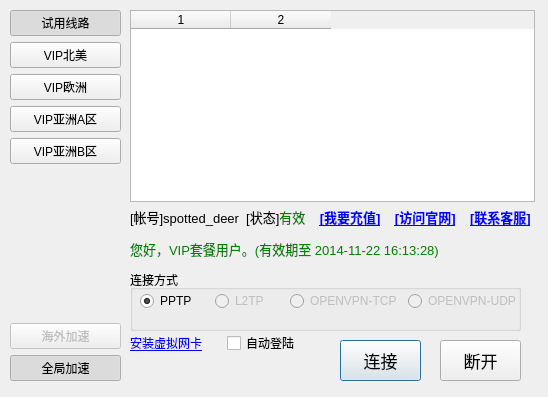
<?xml version="1.0" encoding="UTF-8"?>
<ui version="4.0">
 <class>ListDialog</class>
 <widget class="QDialog" name="ListDialog">
  <property name="geometry">
   <rect>
    <x>0</x>
    <y>0</y>
    <width>548</width>
    <height>397</height>
   </rect>
  </property>
  <property name="windowTitle">
   <string>GreenVPN</string>
  </property>
  <widget class="QLabel" name="label">
   <property name="geometry">
    <rect>
     <x>130</x>
     <y>200</y>
     <width>401</width>
     <height>61</height>
    </rect>
   </property>
   <property name="text">
    <string>&lt;div style=&quot;FONT-SIZE: 10pt; line-height: 25px;&quot;&gt;
&lt;p&gt;[帐号]spotted_deer&amp;nbsp;&amp;nbsp;[状态]&lt;font color='green'&gt;有效&lt;/font&gt;&amp;nbsp;&amp;nbsp;&amp;nbsp;&amp;nbsp;&lt;a href='http://www.greenjsq.info/vip.html' target='_blank'&gt;&lt;b&gt;[我要充值]&lt;/b&gt;&lt;/a&gt;&amp;nbsp;&amp;nbsp;&amp;nbsp;&amp;nbsp;&lt;a href='http://www.greenjsq.info/index.php' target='_blank'&gt;&lt;b&gt;[访问官网]&lt;/b&gt;&lt;/a&gt;
    &amp;nbsp;&amp;nbsp;
    &lt;b&gt;&lt;a href=&quot;#&quot; onclick=&quot;javascript:window.open('http://b.qq.com/webc.htm?new=0&amp;amp;sid=800019962&amp;amp;eid=2188z8p8p8p8q80808x8K&amp;amp;o=http://www.greenjsq.info/&amp;amp;q=7&amp;amp;ref='+document.location, '_blank', 'height=544, width=644,toolbar=no,scrollbars=no,menubar=no,status=no');&quot;&gt;[联系客服]&lt;/a&gt;&lt;/b&gt;&lt;/p&gt;
&lt;p&gt;&lt;font color='green'&gt;您好，VIP套餐用户。(有效期至 2014-11-22 16:13:28)&lt;/font&gt;&lt;/p&gt;
&lt;/div&gt;
</string>
   </property>
  </widget>
  <widget class="QWidget" name="layoutWidget">
   <property name="geometry">
    <rect>
     <x>10</x>
     <y>10</y>
     <width>111</width>
     <height>371</height>
    </rect>
   </property>
   <layout class="QVBoxLayout" name="verticalLayout">
    <item>
     <widget class="QPushButton" name="testButton">
      <property name="text">
       <string>试用线路</string>
      </property>
      <property name="checkable">
       <bool>true</bool>
      </property>
      <property name="checked">
       <bool>true</bool>
      </property>
      <property name="autoDefault">
       <bool>false</bool>
      </property>
      <property name="default">
       <bool>false</bool>
      </property>
      <attribute name="buttonGroup">
       <string notr="true">areaGroup</string>
      </attribute>
     </widget>
    </item>
    <item>
     <widget class="QPushButton" name="nAmericaButton">
      <property name="text">
       <string>VIP北美</string>
      </property>
      <property name="checkable">
       <bool>true</bool>
      </property>
      <property name="autoDefault">
       <bool>false</bool>
      </property>
      <attribute name="buttonGroup">
       <string notr="true">areaGroup</string>
      </attribute>
     </widget>
    </item>
    <item>
     <widget class="QPushButton" name="europeButton">
      <property name="text">
       <string>VIP欧洲</string>
      </property>
      <property name="checkable">
       <bool>true</bool>
      </property>
      <property name="autoDefault">
       <bool>false</bool>
      </property>
      <attribute name="buttonGroup">
       <string notr="true">areaGroup</string>
      </attribute>
     </widget>
    </item>
    <item>
     <widget class="QPushButton" name="asiaaButton">
      <property name="text">
       <string>VIP亚洲A区</string>
      </property>
      <property name="checkable">
       <bool>true</bool>
      </property>
      <property name="autoDefault">
       <bool>false</bool>
      </property>
      <attribute name="buttonGroup">
       <string notr="true">areaGroup</string>
      </attribute>
     </widget>
    </item>
    <item>
     <widget class="QPushButton" name="asiabButton">
      <property name="text">
       <string>VIP亚洲B区</string>
      </property>
      <property name="checkable">
       <bool>true</bool>
      </property>
      <property name="autoDefault">
       <bool>false</bool>
      </property>
      <attribute name="buttonGroup">
       <string notr="true">areaGroup</string>
      </attribute>
     </widget>
    </item>
    <item>
     <spacer name="verticalSpacer">
      <property name="orientation">
       <enum>Qt::Vertical</enum>
      </property>
      <property name="sizeHint" stdset="0">
       <size>
        <width>20</width>
        <height>40</height>
       </size>
      </property>
     </spacer>
    </item>
    <item>
     <widget class="QPushButton" name="foreignButton">
      <property name="enabled">
       <bool>false</bool>
      </property>
      <property name="text">
       <string>海外加速</string>
      </property>
      <property name="checkable">
       <bool>true</bool>
      </property>
      <property name="autoDefault">
       <bool>false</bool>
      </property>
      <attribute name="buttonGroup">
       <string notr="true">rangeGroup</string>
      </attribute>
     </widget>
    </item>
    <item>
     <widget class="QPushButton" name="allButton">
      <property name="text">
       <string>全局加速</string>
      </property>
      <property name="checkable">
       <bool>true</bool>
      </property>
      <property name="checked">
       <bool>true</bool>
      </property>
      <property name="autoDefault">
       <bool>false</bool>
      </property>
      <property name="default">
       <bool>false</bool>
      </property>
      <attribute name="buttonGroup">
       <string notr="true">rangeGroup</string>
      </attribute>
     </widget>
    </item>
   </layout>
  </widget>
  <widget class="QGroupBox" name="groupBox">
   <property name="geometry">
    <rect>
     <x>130</x>
     <y>270</y>
     <width>391</width>
     <height>61</height>
    </rect>
   </property>
   <property name="contextMenuPolicy">
    <enum>Qt::DefaultContextMenu</enum>
   </property>
   <property name="title">
    <string>连接方式</string>
   </property>
   <property name="flat">
    <bool>false</bool>
   </property>
   <widget class="QWidget" name="layoutWidget">
    <property name="geometry">
     <rect>
      <x>10</x>
      <y>20</y>
      <width>381</width>
      <height>23</height>
     </rect>
    </property>
    <layout class="QHBoxLayout" name="horizontalLayout">
     <item>
      <widget class="QRadioButton" name="radioButton">
       <property name="font">
        <font>
         <pointsize>9</pointsize>
        </font>
       </property>
       <property name="text">
        <string>PPTP</string>
       </property>
       <property name="checked">
        <bool>true</bool>
       </property>
      </widget>
     </item>
     <item>
      <widget class="QRadioButton" name="radioButton_2">
       <property name="enabled">
        <bool>false</bool>
       </property>
       <property name="font">
        <font>
         <pointsize>9</pointsize>
        </font>
       </property>
       <property name="text">
        <string>L2TP</string>
       </property>
      </widget>
     </item>
     <item>
      <widget class="QRadioButton" name="radioButton_3">
       <property name="enabled">
        <bool>false</bool>
       </property>
       <property name="font">
        <font>
         <pointsize>9</pointsize>
        </font>
       </property>
       <property name="text">
        <string>OPENVPN-TCP</string>
       </property>
      </widget>
     </item>
     <item>
      <widget class="QRadioButton" name="radioButton_4">
       <property name="enabled">
        <bool>false</bool>
       </property>
       <property name="font">
        <font>
         <pointsize>9</pointsize>
        </font>
       </property>
       <property name="text">
        <string>OPENVPN-UDP</string>
       </property>
      </widget>
     </item>
    </layout>
   </widget>
  </widget>
  <widget class="QPushButton" name="pushButton">
   <property name="geometry">
    <rect>
     <x>340</x>
     <y>340</y>
     <width>81</width>
     <height>41</height>
    </rect>
   </property>
   <property name="font">
    <font>
     <pointsize>13</pointsize>
    </font>
   </property>
   <property name="text">
    <string>连接</string>
   </property>
   <property name="default">
    <bool>true</bool>
   </property>
  </widget>
  <widget class="QPushButton" name="pushButton_2">
   <property name="geometry">
    <rect>
     <x>440</x>
     <y>340</y>
     <width>81</width>
     <height>41</height>
    </rect>
   </property>
   <property name="font">
    <font>
     <pointsize>13</pointsize>
    </font>
   </property>
   <property name="text">
    <string>断开</string>
   </property>
  </widget>
  <widget class="QTableWidget" name="lineWidget">
   <property name="geometry">
    <rect>
     <x>130</x>
     <y>10</y>
     <width>405</width>
     <height>192</height>
    </rect>
   </property>
   <property name="editTriggers">
    <set>QAbstractItemView::NoEditTriggers</set>
   </property>
   <property name="columnCount">
    <number>2</number>
   </property>
   <column/>
   <column/>
  </widget>
  <widget class="QWidget" name="layoutWidget">
   <property name="geometry">
    <rect>
     <x>130</x>
     <y>330</y>
     <width>188</width>
     <height>26</height>
    </rect>
   </property>
   <layout class="QHBoxLayout" name="horizontalLayout_2">
    <item>
     <widget class="QLabel" name="label_2">
      <property name="text">
       <string>&lt;html&gt;&lt;head/&gt;&lt;body&gt;&lt;p&gt;&lt;a href=&quot;http://www.greenvpn.org/&quot;&gt;&lt;span style=&quot; text-decoration: underline; color:#0000ff;&quot;&gt;安装虚拟网卡&lt;/span&gt;&lt;/a&gt;&lt;/p&gt;&lt;/body&gt;&lt;/html&gt;</string>
      </property>
     </widget>
    </item>
    <item>
     <widget class="QCheckBox" name="checkBox">
      <property name="text">
       <string>自动登陆</string>
      </property>
     </widget>
    </item>
   </layout>
  </widget>
 </widget>
 <resources/>
 <connections/>
 <buttongroups>
  <buttongroup name="rangeGroup"/>
  <buttongroup name="areaGroup"/>
 </buttongroups>
</ui>
